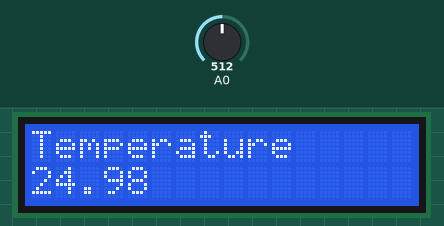
Recording of a sketch running on a simulated Arduino Uno, built with avr-gcc and run on an emulated ATmega328P. Shown: 16×2 character LCD. The test bench sets the inputs (shaded band); at power-on: A0 = 512.

Above: at 1.2 s.
1.3 s: A0 set to 716
At 2.5 s:
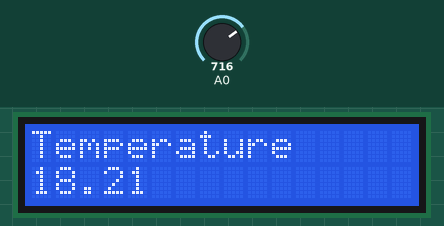
3.5 s: A0 set to 900
At 5.2 s:
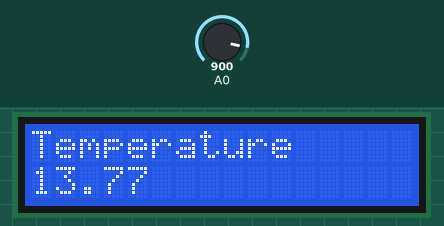
5.5 s: A0 set to 1023
At 7.0 s:
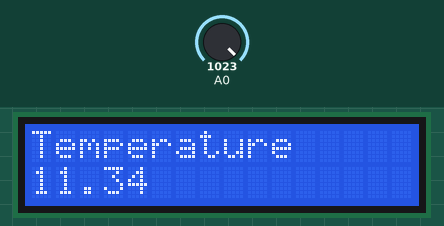
Timing chart, 0 to 8.5 s (numbered marks = the images above; inputs shaded):
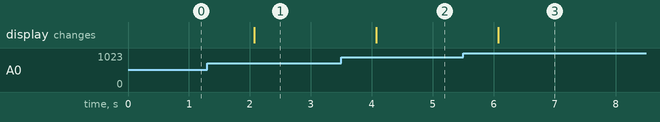

The sketch:

lcd-temperature.ino
```cpp
#include <LiquidCrystal.h>
#include <math.h>

LiquidCrystal lcd(8, 9, 10, 11, 12, 13);

void setup() {
  lcd.begin(16,2);
  lcd.print("Temperature");
}

void loop() {
  float v = analogRead(A0) * 5.0 / 1023.0;
  float t = 1.0 / (log(v / 2.5) / 4300.0 + 1.0/298.0) - 273.0;

  lcd.setCursor(0, 1);
  lcd.print(t);

  delay(1000);
}
```

Measured:
- after the input at 1.3 s, the display: changes after 0.77 s (image 1)
- after the input at 3.5 s, the display: changes after 0.57 s (image 2)
- after the input at 5.5 s, the display: changes after 0.57 s (image 3)
